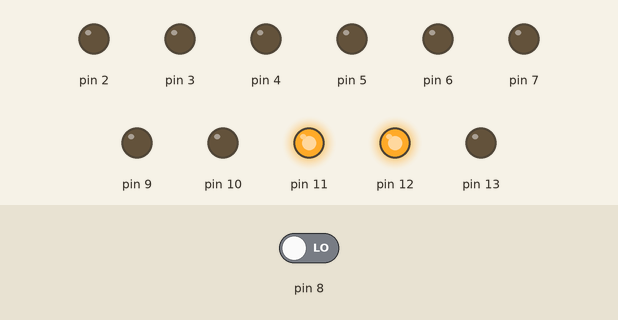
Simulated run of this sketch. Board: Arduino Uno, built with avr-gcc and run on an emulated ATmega328P. Parts: output pins drawn as LEDs (lit = HIGH). The inputs (shaded band) are chosen by the test bench; at power-on: pin 8 LOW.

Above: at 1.2 s.
1.3 s: pin 8 driven HIGH
At 1.7 s:
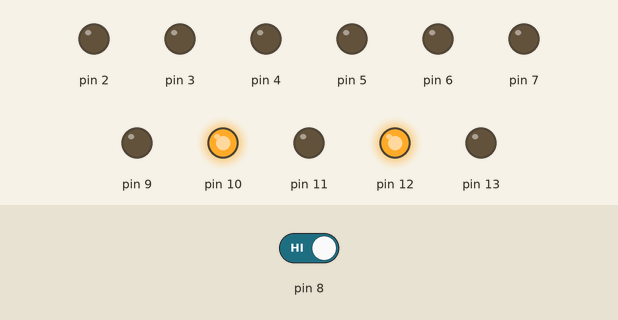
At 10.2 s:
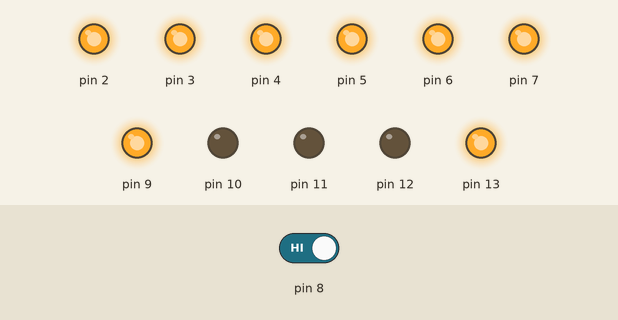
Timing chart, 0 to 42.8 s (numbered marks = the images above; inputs shaded):
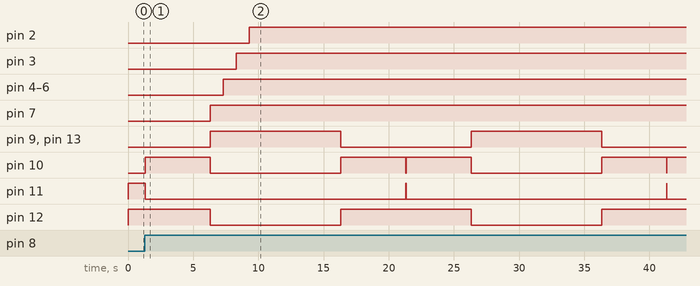

The sketch:

pedestrian_crossing.ino
```cpp
/*By Ochogu Uzochukwu C
 * The project looks like this
 *
 *               R1 Y1 G1                       G2 R2 SW1
 * --------------------------------------------------------------------------------
 *                                  |--------|
 *                                  |--------|
 *                                  |--------|
 *                                  |--------|
 *                                  |--------|
 * -----------------------------------------------------------------------------------
                         SW1 G2 R2                           G1 Y1 R1

   The LEDs were connected as follows : R1-9, Y1-10, G1-11, R2-12, G2-13 and the switch to 8.
 */


void vehicle_moving();
void safety();
void pedestrian_crossing();
void Seven_seg_counter();
bool switch_state = 0;

void setup()
{
  // put your setup code here, to run once:
  DDRD = DDRD | B11111100;
  DDRB = DDRB | B00111110;

  PORTD = PORTD & B11111110;

  vehicle_moving();
  switch_state = 0;


}

void loop()
{
  // put your main code here, to run repeatedly:
  vehicle_moving();
  switch_state = digitalRead(8);
  delay(10);

  PORTD = PORTD & B11111110;

  if(switch_state == 1)
  {
    safety();
    delay(5000);
    pedestrian_crossing();
    Seven_seg_counter();
    PORTD = PORTD & B11111110;
    safety();
    delay(5000);
    vehicle_moving();

  }
  else
  {
    vehicle_moving();
  }


}

void vehicle_moving()
{
  digitalWrite(9,LOW);
  digitalWrite(10,LOW);
  digitalWrite(11,HIGH);
  digitalWrite(12,HIGH);
  digitalWrite(13,LOW);
}

void safety()
{
  digitalWrite(9,LOW);
  digitalWrite(10,HIGH);
  digitalWrite(11,LOW);
  digitalWrite(12,HIGH);
  digitalWrite(13,LOW);
}

void pedestrian_crossing()
{
  digitalWrite(9,HIGH);
  digitalWrite(10,LOW);
  digitalWrite(11,LOW);
  digitalWrite(12,LOW);
  digitalWrite(13,HIGH);
}
void Seven_seg_counter()   // I connected the seven segment display a-1,b-2,c-3,d-4,e-5,f-6,g-7, dp was unused
{
  PORTD = PORTD | B10000000; // 0    (for common anode)
  delay(1000);
  PORTD = PORTD | B11110010; // 1
  delay(1000);
  PORTD = PORTD | B01001000; // 2
  delay(1000);
  PORTD = PORTD | B10011110; // 3
  delay(1000);
  PORTD = PORTD | B00110010; // 4
  delay(1000);
  PORTD = PORTD | B00110100; // 5
  delay(1000);
  PORTD = PORTD | B00000100; // 6
  delay(1000);
  PORTD = PORTD | B11110000; // 7
  delay(1000);
  PORTD = PORTD | B00000000; // 8
  delay(1000);
  PORTD = PORTD | 00100000; // 9
  delay(1000);

}
```

Measured:
- after the input at 1.3 s, pin 2: LOW → HIGH after 8.0 s; pin 3: LOW → HIGH after 7.0 s; pin 4–6: LOW → HIGH after 6.0 s; pin 7: LOW → HIGH after 5.0 s; pin 9, pin 12, pin 13: alternates HIGH for 10.0 s and LOW for 10.0 s, starting after 5.0 s
